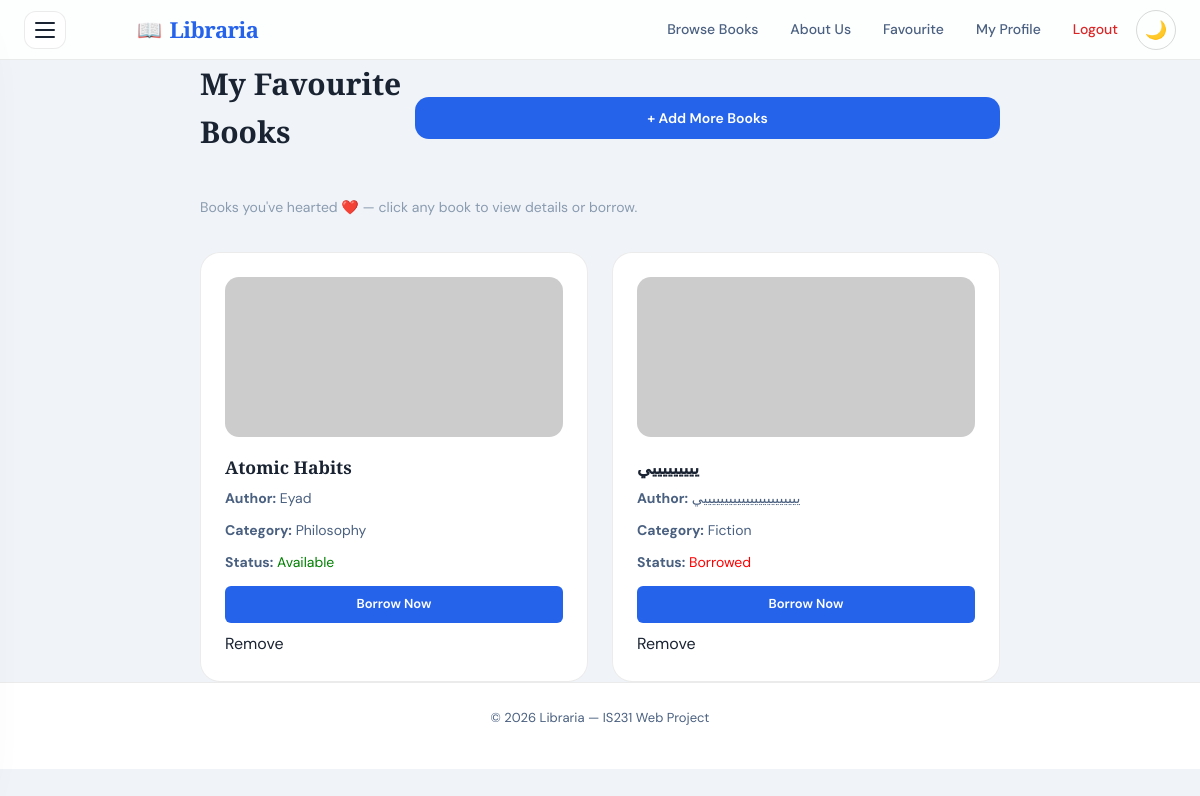
The page /favourite/ (signed in) on the database as committed earlier.
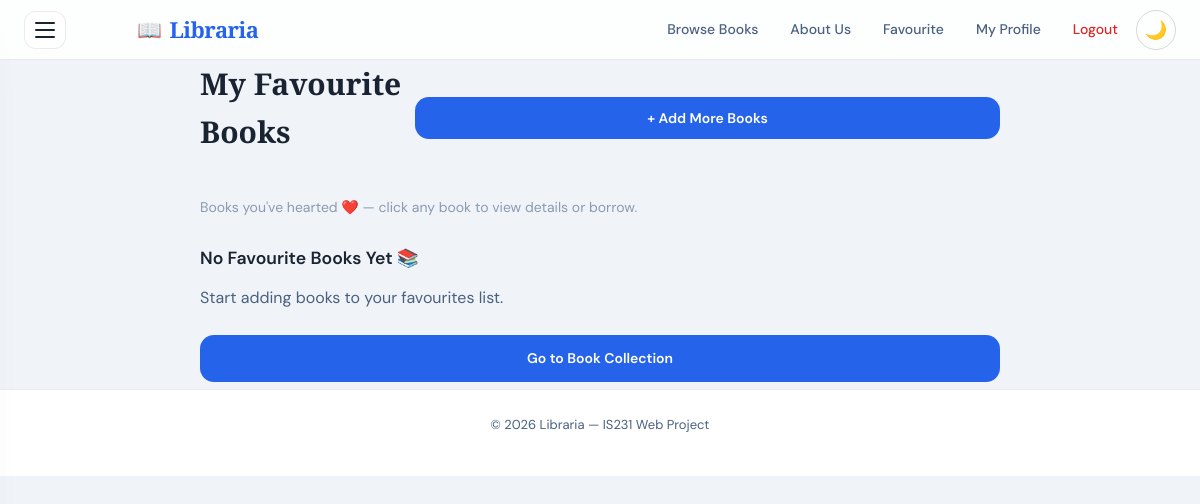
The same page on the database as committed later.
### application/models.py (models this page shows, shortened)
class Favourite(models.Model):
    user = models.ForeignKey(User, on_delete=models.CASCADE)
    book = models.ForeignKey(Book, on_delete=models.CASCADE)

class Book(models.Model):
    STATUS_CHOICES = [
        ('available', 'Available'),
        ('borrowed', 'Borrowed'),
    ]
    CATEGORY_CHOICES = [
        ('Fiction',          'Fiction'),
        ('Science',          'Science'),
        ('History',          'History'),
        ('Technology',       'Technology'),
        ('Philosophy',       'Philosophy'),
        ('Self Development', 'Self Development'),
    ]
    title = models.CharField(max_length=200)
    author = models.CharField(max_length=200)
    category = models.CharField(max_length=100, choices=CATEGORY_CHOICES, default='Fiction')
    status = models.CharField(max_length=20, choices=STATUS_CHOICES)
    image = models.URLField(blank=True, default='')
    year        = models.PositiveIntegerField(null=True, blank=True)
    pages       = models.PositiveIntegerField(null=True, blank=True)
    description = models.TextField(blank=True)
    created_at  = models.DateTimeField(auto_now_add=True)

### application/views.py (the view)
# urls.py: path('favourite/', views.favourite_page, name='favourite'),
@login_required
def favourite_page(request):
    favourites = Favourite.objects.filter(user=request.user)
    return render(request, 'application/favourite.html', {'favourites': favourites})

### templates/application/favourite.html (shortened to what this page needs)
{% extends 'base.html' %}
{% load static %}
{% block content %}
<div class="container">
    <div class="content">
        <div style="display: flex; justify-content: space-between; align-items: center; margin-bottom: 20px;">
            <h2>My Favourite Books</h2>
            <a href="{% url 'books' %}" class="btn" style="background-color: var(--accent-blue); color: white; padding: 10px 20px; text-decoration: none; border-radius: var(--radius-md); font-weight: 600;">
                + Add More Books
            </a>
        </div>
        <p style="color:var(--text-muted); font-size:14px; margin-bottom:24px;">
            Books you've hearted ❤️ — click any book to view details or borrow.
        </p>
        {% if favourites %}
        <div class="books-grid">
            {% for fav in favourites %}
            <div class="book-card">
                <img src="{{ fav.book.image|default:'https://placehold.co/200x300?text=No+Cover' }}"
                     alt="{{ fav.book.title }}"
                     onerror="this.src='https://placehold.co/200x300?text=No+Cover'">
                <h3>{{ fav.book.title }}</h3>
                <p>
                    <strong>Author:</strong>
                    {{ fav.book.author }}
                </p>
                <p>
                    <strong>Category:</strong>
                    {{ fav.book.category }}
                </p>
                <p>
                    <strong>Status:</strong>
                    {% if fav.book.status == "available" %}
                    <span style="color:green;">Available</span>
                    {% else %}
                    <span style="color:red;">Borrowed</span>
                    {% endif %}
                </p>
                <div style="display: flex; flex-direction: column; gap: 8px; margin-top: 12px;">
                    <a href="{% url 'borrow_book' fav.book.id %}" class="btn" style="background-color: var(--accent-blue); color: white; padding: 8px; text-align: center; text-decoration: none; border-radius: 6px; font-size: 13px;">
                        Borrow Now
                    </a>
                    <a href="{% url 'remove_favourite' fav.book.id %}"
                       class="remove-fav-btn" style="margin-top: 0;">
                        Remove
                    </a>
                </div>
            </div>
            {% endfor %}
        </div>
        {% else %}
        <div class="empty-fav">
            <h3>No Favourite Books Yet 📚</h3>
            <p style="margin-bottom: 24px;">
                Start adding books to your favourites list.
            </p>
            <a href="{% url 'books' %}" class="btn" style="background-color: var(--accent-blue); color: white; padding: 12px 30px; text-decoration: none; border-radius: var(--radius-md); font-weight: 600;">
                Go to Book Collection
            </a>
        </div>
        {% endif %}
    </div>
</div>
{% endblock %}

Rows that differ between the two databases and show on the page:
removed Favourite: book "Atomic Habits", book.author "Eyad", book.category "Philosophy", shows "Available"
removed Favourite: book "يييييييييي", book.author "يييييييييييييييييييييييي", book.category "Fiction", shows "Borrowed"
Other text that changed with them:
text now shown: "No Favourite Books Yet 📚 Start adding books to your favourites list. Go to Book Collection"
